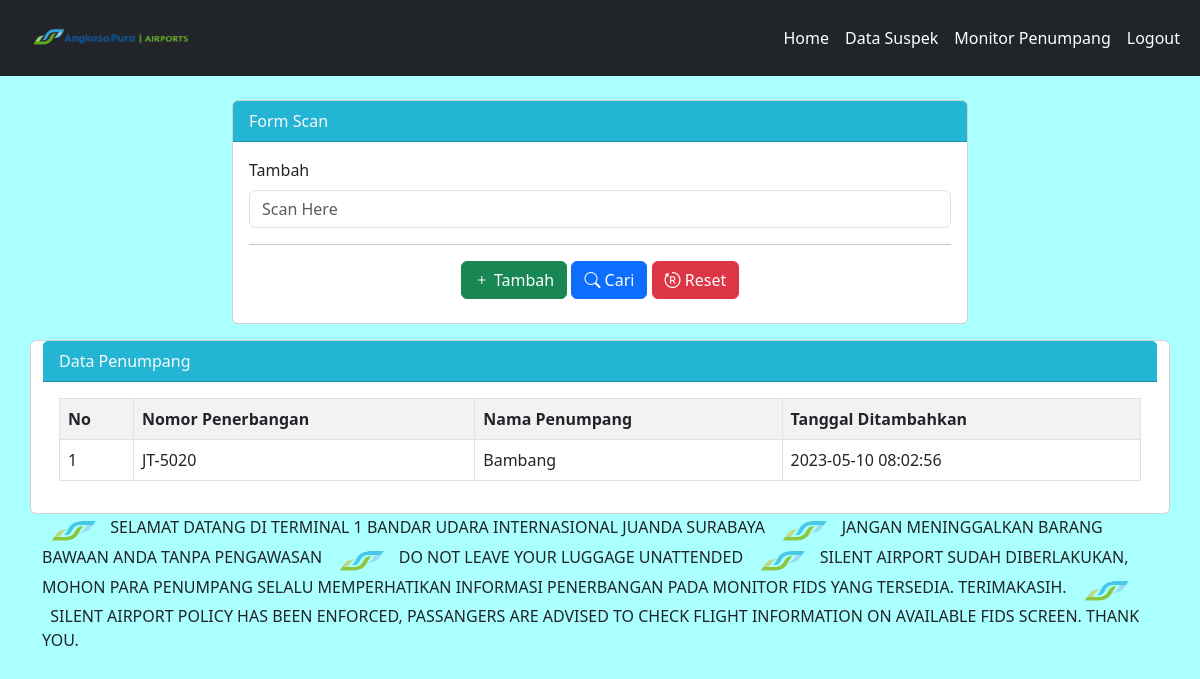
The app's page /dash.php (signed in) with its own data.
### tables this page shows
CREATE TABLE `tb_penumpang` (
  `id_penumpang` int(255) NOT NULL,
  `nomor` varchar(255) NOT NULL,
  `nama_penumpang` varchar(255) NOT NULL,
  `tanggal_ditambahkan` datetime NOT NULL DEFAULT current_timestamp()
);

### dash.php (the view, shortened to what this page needs)
<?php
    include 'db.php';
?>
<!doctype html>
<html lang="en">
  <head>
    <link href="https://cdn.jsdelivr.net/npm/bootstrap@5.3.0-alpha2/dist/css/bootstrap.min.css" rel="stylesheet">
    <link rel="stylesheet" href="https://cdn.jsdelivr.net/npm/bootstrap-icons@1.10.4/font/bootstrap-icons.css">
  </head>
  <body  style="background-color:#AFFF">
    <nav class="navbar navbar-expand-lg bg-dark">
  <div class="container-fluid">
  <a class="navbar-brand" href="#">
      <img src="images/ap.png" alt="Bootstrap" width="200" height="50">
    </a>
    <div class="collapse navbar-collapse" id="navbarSupportedContent">
      <ul class="navbar-nav ml-auto ms-auto mr-auto">
        <li class="nav-item">
          <a class="nav-link active text-white" aria-current="page" href="dash.php">Home</a>
        </li>
        <li class="nav-item">
          <a class="nav-link active text-white" aria-current="page" href="suspek.php">Data Suspek</a>
        </li>
        <li class="nav-item">
          <a class="nav-link active text-white" aria-current="page" href="penumpang.php">Monitor Penumpang</a>
        </li>
        <li class="nav-item">
          <a class="nav-link active text-white" aria-current="page" href="logout.php">Logout</a>
        </li>
      </ul>
    </div>
  </div>
</nav>
    <div class="container">
      <br>
        <div class="row">
            <div class="col-md-8 mx-auto">
                <div class="card">
                    <div class="card-header bg-light-primary text-light"  style="background-color: #23b5d3;">
                        Form Scan
                    </div>
                    <div class="card-body">
                        <form action="" method="POST" enctype="multipart/form-data">
                            <div class="mb-2">
                                <label class="form-label">Tambah</label>
                                <input type="text" name="tcari" value="<?php if(isset($_POST['bcari'])){echo $_POST['bcari'];} ?>" class="form-control" placeholder="Scan Here">
                        <div class="text-center">
                            <hr>
                            <button class="btn btn-success bi bi-plus" name="bsimpan" type="submit"> Tambah</button>
                            <button class="btn btn-primary bi bi-search" name="bcari" type="submit"> Cari</button>
                            <button class="btn btn-danger bi bi-bootstrap-reboot" name="breset" type="Batalkan"> Reset</button>
                        </div>
                        </form>
                    </div>
                </div>
            </div>
        </div>
                <div class="card mt-3 ml-auto mr-auto" style="width:100%">
                    <div class="card-header text-light" style="background-color: #23b5d3; width:100%;">
                        Data Penumpang
                    </div>
                    <div class="card-body" style="width:100%">
                        <div class="table-responsive">
                        <table class="table table-striped table-hover table-bordered" >
                            <tr>
                                <th>No</th>
                                <th>Nomor Penerbangan</th>
                                <th>Nama Penumpang</th>
                                <th>Tanggal Ditambahkan</th>
                        </tr>
                            <?php
                            $no = 1;
                            if(isset($_POST['bcari'])){
                                $keyword = $_POST['tcari'];
                                $q= "SELECT * FROM tb_penumpang WHERE CONCAT('',nama_penumpang, nomor) like '%$keyword%' order BY id_penumpang DESC;";
                            }
                            else{
                                $q = "SELECT * FROM tb_penumpang order by id_penumpang DESC";
                            }
                            $tampil = mysqli_query($conn, $q);
                            while($data = mysqli_fetch_array($tampil)) {
                            ?>
                            <tr>
                                <td><?= $no++ ?></td>
                                <td><?= $data['nomor'] ?></td>
                                <td><?= $data['nama_penumpang'] ?></td>
                                <td><?= $data['tanggal_ditambahkan'] ?></td>
                            </tr>
                            <?php } ?>
                        </table>
                    </div>
                </div>
     </div>
  </body>
  <div class="footer">
    <marquee onmouseout='this.start()' onmouseover='this.stop()' scrollamount='9'><img src="ap1logo.png" width="60" height="30"/>&nbsp&nbspSELAMAT DATANG DI TERMINAL 1 BANDAR UDARA INTERNASIONAL JUANDA SURABAYA&nbsp&nbsp<img src="ap1logo.png" width="60" height="30"/>&nbsp&nbspJANGAN MENINGGALKAN BARANG BAWAAN ANDA TANPA PENGAWASAN&nbsp&nbsp<img src="ap1logo.png" width="60" height="30"/>&nbsp&nbspDO NOT LEAVE YOUR LUGGAGE UNATTENDED&nbsp&nbsp<img src="ap1logo.png"width="60" height="30"/>&nbsp&nbspSILENT AIRPORT SUDAH DIBERLAKUKAN, MOHON PARA PENUMPANG SELALU MEMPERHATIKAN INFORMASI PENERBANGAN PADA MONITOR FIDS YANG TERSEDIA. TERIMAKASIH.&nbsp&nbsp<img src="ap1logo.png" width="60" height="30"/>&nbsp&nbspSILENT AIRPORT POLICY HAS BEEN ENFORCED, PASSANGERS ARE ADVISED TO CHECK FLIGHT INFORMATION ON AVAILABLE FIDS SCREEN. THANK YOU.&nbsp&nbsp</marquee>
</div>
</html>

### records on screen
tb_penumpang: nomor "JT-5020", nama_penumpang "Bambang", tanggal_ditambahkan "2023-05-10 08:02:56"
